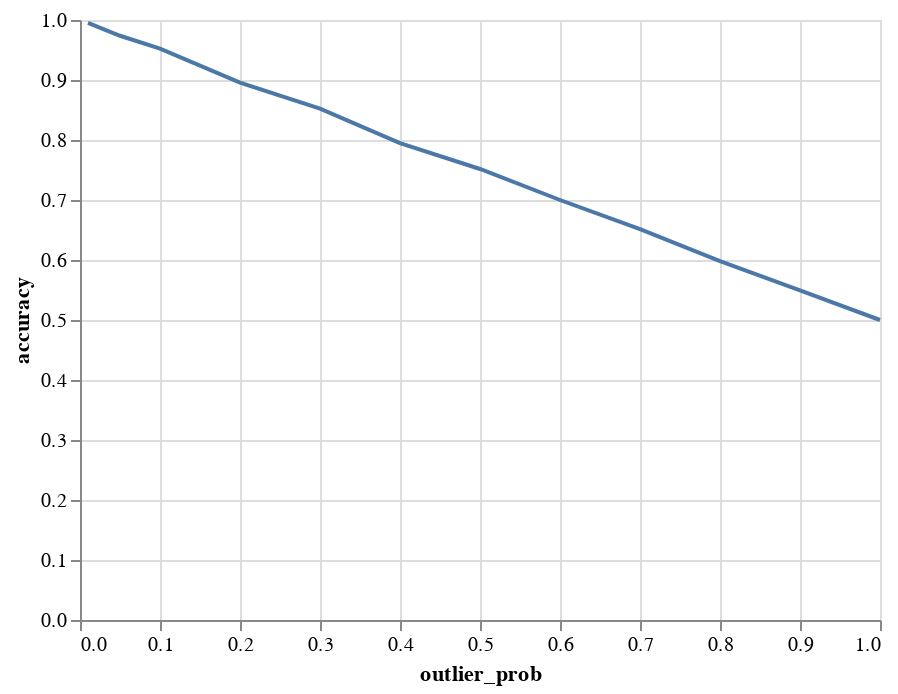

Write notebook code for a chart like this one.
### Code cell
alt.Chart(df_tree).mark_line().encode(x='outlier_prob', y='accuracy')

### Figure 1 — Vega-Lite specification as saved in the notebook (floating-point values rounded to 4 significant figures)
{"config": {"view": {"continuousWidth": 400, "continuousHeight": 300}}, "data": {"name": "data-d313a2347a70d1ad76b175edee4727b4"}, "mark": "line", "encoding": {"x": {"type": "quantitative", "field": "outlier_prob"}, "y": {"type": "quantitative", "field": "accuracy"}}, "$schema": "https://vega.github.io/schema/vega-lite/v4.8.1.json", "datasets": {"data-d313a2347a70d1ad76b175edee4727b4": [{"outlier_prob": 0.01, "accuracy": 0.9953}, {"outlier_prob": 0.05, "accuracy": 0.9738}, {"outlier_prob": 0.1, "accuracy": 0.9524}, {"outlier_prob": 0.2, "accuracy": 0.8956}, {"outlier_prob": 0.3, "accuracy": 0.8524}, {"outlier_prob": 0.4, "accuracy": 0.7949}, {"outlier_prob": 0.5, "accuracy": 0.7517}, {"outlier_prob": 0.6, "accuracy": 0.7}, {"outlier_prob": 0.7, "accuracy": 0.6516}, {"outlier_prob": 0.8, "accuracy": 0.598}, {"outlier_prob": 0.9, "accuracy": 0.5494}, {"outlier_prob": 1.0, "accuracy": 0.5}]}}
